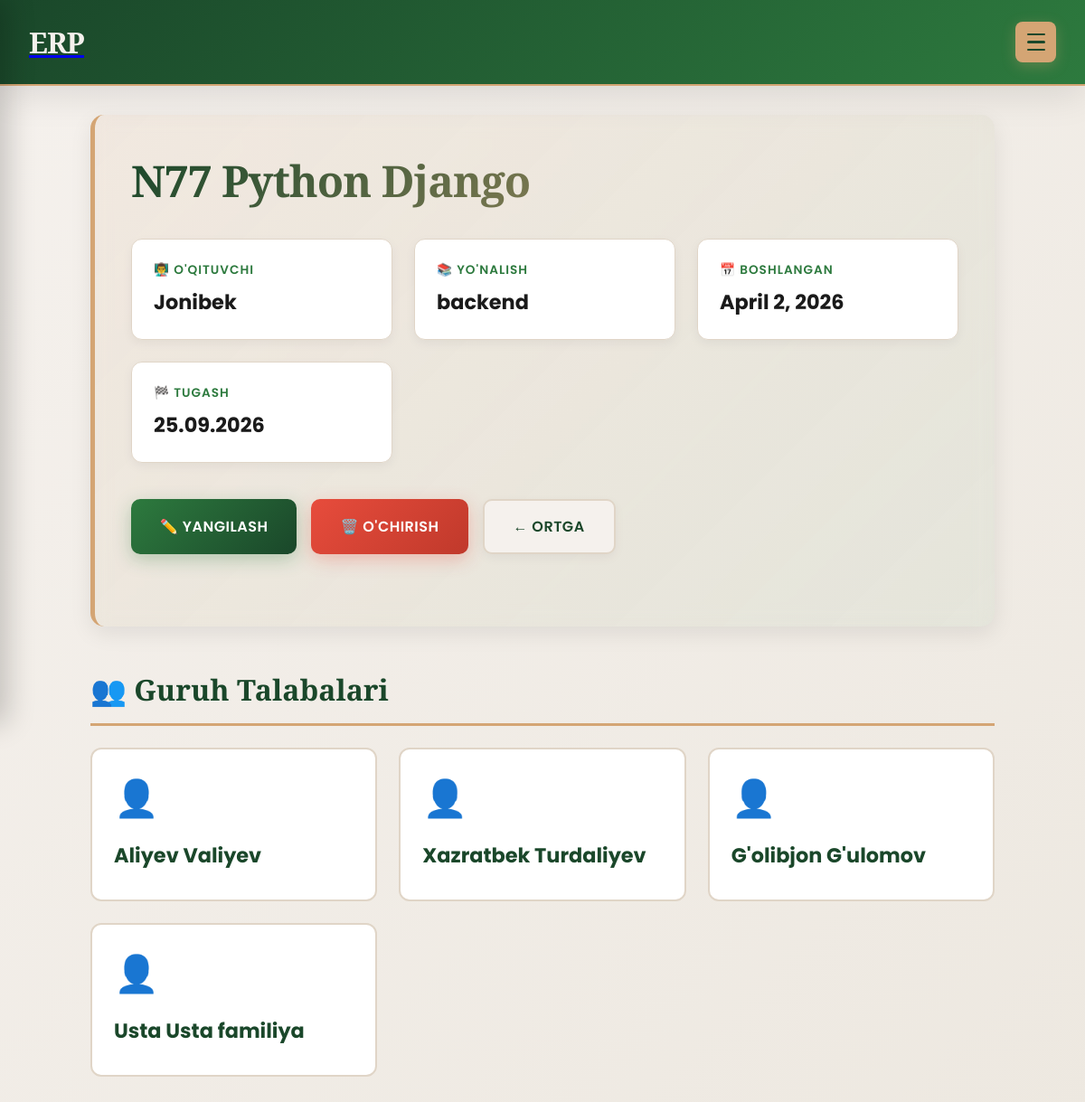
Page /guruh/1/ on the committed database.
### erp/models.py (models this page shows, shortened)
class Guruh(models.Model):
    guruh_nomi = models.CharField(max_length=150,verbose_name="Guruh nomi")
    yonalish = models.CharField(max_length=50,choices=YonalishChoice.choices,default=YonalishChoice.BACKEND)
    boshlanish_sanasi = models.DateField(verbose_name="Boshlanish sanasi")
    tugash_sanasi = models.DateField(verbose_name="Tugash sanasi")
    oqituvchi = models.ForeignKey(Teacher,on_delete=models.RESTRICT)
    class Meta:
        db_table = "guruh"
        verbose_name = "Guruh"
        verbose_name_plural = "Guruhlar"

class Teacher(models.Model):
    ism = models.CharField(max_length=150)
    familiya = models.CharField(max_length=150)
    yonalish = models.CharField(max_length=150,choices=YonalishChoice.choices, default=YonalishChoice.BACKEND)
    staj = models.IntegerField(default=0)
    class Meta:
        db_table = "teacher"
        verbose_name = "Teacher"
        verbose_name_plural = "Teacherlar"

class GroupStudents(models.Model):
    guruh = models.ForeignKey(Guruh,on_delete=models.RESTRICT)
    student = models.ForeignKey(Student,on_delete=models.RESTRICT)

class Student(models.Model):
    ism = models.CharField(max_length=100,verbose_name="Ism")
    familiya = models.CharField(max_length=100,verbose_name="Familiya",help_text="Familiyani kiriting",error_messages="Iltimos familiyani tog'ri kiriting")
    yosh = models.IntegerField()
    phone = models.CharField(max_length=15)
    class Meta:
        db_table = "student"
        verbose_name = "Student"
        verbose_name_plural = "Studentlar"

### erp/views.py (the view)
# urls.py: path("guruh/<int:pk>/",GuruhDetailView.as_view(),name="guruh-detail"),
class GuruhDetailView(View):
    def get(self, request, pk):
        guruh = get_object_or_404(Guruh, pk=pk)
        group_students = GroupStudents.objects.filter(guruh__guruh_nomi__icontains=guruh.guruh_nomi).select_related("guruh","student")
        return render(request, "guruh/detail.html",context={"guruh": guruh,"group_students": group_students})

### templates/guruh/detail.html (shortened to what this page needs)
{% extends "base.html" %}
{% block content %}
<div class="detail-container">
    <div class="detail-header">
        <h1 class="group-name">{{ guruh.guruh_nomi }}</h1>
        <div class="info-grid">
            <div class="info-card">
                <div class="info-label">👨‍🏫 O'qituvchi</div>
                <div class="info-value">{{ guruh.oqituvchi.ism }}</div>
            </div>
            <div class="info-card">
                <div class="info-label">📚 Yo'nalish</div>
                <div class="info-value">{{ guruh.yonalish }}</div>
            </div>
            <div class="info-card">
                <div class="info-label">📅 Boshlangan</div>
                <div class="info-value">{{ guruh.boshlanish_sanasi }}</div>
            </div>
            <div class="info-card">
                <div class="info-label">🏁 Tugash</div>
                <div class="info-value">{{ guruh.tugash_sanasi|date:"d.m.Y" }}</div>
            </div>
        </div>
        <div class="action-buttons">
            <a href="{% url 'guruh-update' guruh.pk %}" class="btn btn-edit">✏️ Yangilash</a>
            <a href="{% url 'guruh-delete' guruh.pk %}" class="btn btn-delete">🗑️ O'chirish</a>
            <a href="{% url 'guruh-list' %}" class="btn btn-back">← Ortga</a>
        </div>
    </div>
    <h2 class="section-title">👥 Guruh Talabalari</h2>
    <div class="students-container">
        {% for enrollment in group_students %}
            <div class="student-card">
                <a href="{% url 'student-detail' enrollment.student.pk %}">
                    <div class="student-icon">👤</div>
                    <h3 class="student-name">{{ enrollment.student.ism }} {{ enrollment.student.familiya }}</h3>
                </a>
            </div>
        {% empty %}
            <div class="empty-state">
                <p style="font-size: 1.1rem; font-weight: 500;">Hozircha talaba biriktirilmagan</p>
            </div>
        {% endfor %}
    </div>
</div>
{% endblock content %}

### templates/base.html (style rules this page uses)
* { margin: 0; padding: 0; box-sizing: border-box; }
:root { --primary: #1a472a; --secondary: #2d7a3e; --accent: #d4a574; --light: #f5f1ed; --dark: #0f1419; --text: #1a1a1a; --border: #e0d5c7; --shadow: 0 10px 40px rgba(0, 0, 0, 0.1); }
body { font-family: 'Poppins', sans-serif; background: linear-gradient(135deg, #f5f1ed 0%, #ede8e0 100%); color: var(--text); overflow-x: hidden; min-height: 100vh; }

### templates/guruh/detail.html (style rules this page uses)
.detail-container { max-width: 1000px; margin: 0 auto; }
.detail-header { background: linear-gradient(135deg, rgba(212, 165, 116, 0.1) 0%, rgba(45, 122, 62, 0.05) 100%); padding: 2.5rem; border-radius: 15px; border-left: 5px solid var(--accent); box-shadow: 0 8px 24px rgba(0, 0, 0, 0.08); margin-bottom: 3rem; backdrop-filter: blur(10px); }
.group-name { font-family: 'Playfair Display', serif; font-size: 3rem; font-weight: 900; background: linear-gradient(135deg, var(--primary) 0%, var(--accent) 100%); -webkit-background-clip: text; -webkit-text-fill-color: transparent; background-clip: text; margin-bottom: 1.5rem; letter-spacing: -1px; }
.info-grid { display: grid; grid-template-columns: repeat(auto-fit, minmax(220px, 1fr)); gap: 1.5rem; margin-top: 2rem; }
.info-card { background: white; padding: 1.5rem; border-radius: 12px; border: 1px solid var(--border); box-shadow: 0 4px 12px rgba(0, 0, 0, 0.05); transition: all 0.3s ease; }
.info-label { font-size: 0.85rem; font-weight: 600; text-transform: uppercase; letter-spacing: 1px; color: var(--secondary); margin-bottom: 0.5rem; }
.info-value { font-size: 1.4rem; font-weight: 700; color: var(--text); }
.section-title { font-family: 'Playfair Display', serif; font-size: 2rem; font-weight: 700; margin: 2.5rem 0 1.5rem; padding-bottom: 1rem; border-bottom: 3px solid var(--accent); color: var(--primary); }
.students-container { display: grid; grid-template-columns: repeat(auto-fill, minmax(260px, 1fr)); gap: 1.5rem; margin-bottom: 3rem; }
.student-card { background: white; border-radius: 12px; padding: 1.5rem; border: 2px solid var(--border); transition: all 0.3s cubic-bezier(0.23, 1, 0.320, 1); cursor: pointer; position: relative; overflow: hidden; }
.student-card::before { content: ''; position: absolute; top: 0; left: -100%; width: 100%; height: 100%; background: linear-gradient(90deg, transparent, rgba(212, 165, 116, 0.2), transparent); transition: left 0.5s ease; }
.student-card a { text-decoration: none; color: inherit; }
.student-name { font-size: 1.4rem; font-weight: 700; color: var(--primary); margin-bottom: 0.5rem; transition: color 0.3s ease; }
.student-icon { font-size: 2.5rem; margin-bottom: 1rem; }
.action-buttons { display: flex; gap: 1rem; flex-wrap: wrap; margin: 2.5rem 0; }
.btn { padding: 1rem 2rem; border: none; border-radius: 10px; font-size: 1rem; font-weight: 600; cursor: pointer; transition: all 0.3s cubic-bezier(0.23, 1, 0.320, 1); text-decoration: none; display: inline-flex; align-items: center; gap: 0.5rem; text-transform: uppercase; letter-spacing: 0.5px; }
.btn-edit { background: linear-gradient(135deg, var(--secondary) 0%, var(--primary) 100%); color: white; box-shadow: 0 6px 20px rgba(45, 122, 62, 0.3); }
.btn-delete { background: linear-gradient(135deg, #e74c3c 0%, #c0392b 100%); color: white; box-shadow: 0 6px 20px rgba(231, 76, 60, 0.3); }
.btn-back { background: var(--light); color: var(--primary); border: 2px solid var(--border); box-shadow: 0 4px 12px rgba(0, 0, 0, 0.05); }

### rows in the picture
Guruh: guruh_nomi "N77 Python Django", oqituvchi.ism "Jonibek", yonalish "backend", boshlanish_sanasi "April 2, 2026", tugash_sanasi "25.09.2026"
GroupStudents: student.ism "Aliyev", student.familiya "Valiyev"
GroupStudents: student.ism "Xazratbek", student.familiya "Turdaliyev"
GroupStudents: student.ism "G'olibjon", student.familiya "G'ulomov"
GroupStudents: student.ism "Usta", student.familiya "Usta familiya"
